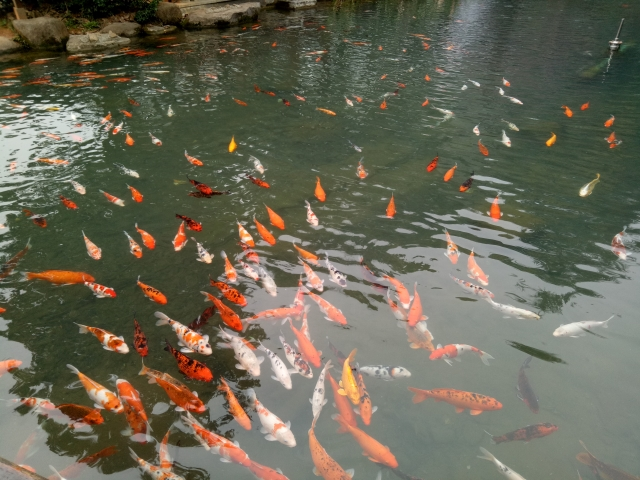
#> input picture 资源/实例代码/3.4-1  简单傅里叶变换/stardust/fish.jpg, 640 x 480 px, given in place of the camera
$ python stardust.py
#> lines starting #> are read from the running program, lines starting #| are printed output that depends on the picture; after the words box and inside, x2 and y2 are one past the last pixel; in counts of white or black regions, pixels touching at a corner belong together
#file      stardust.py
#author    OpenCV, https://docs.opencv.org/4.5.0/d7/d00/tutorial_meanshift.html
#version
#date      2020_08_04
#github    https://github.com/stardust-scitech/OpenCM
#copyright
#license

#导入cv2模块，定义别名为cv
import cv2 as cv
#导入数学运算库，定义别名为np
import numpy as np

#开启摄像头
cap = cv.VideoCapture(0)
#单帧捕捉
ret, frame = cap.read()
#> frame is the input picture: shape (480, 640, 3); mean B, G, R 85.6, 102.5, 104.6
#初始化跟踪框
track_window = (frame.shape[0], frame.shape[0], frame.shape[0], frame.shape[0])
#> track_window = (480, 480, 480, 480)
#BGR转HSV
hsv_roi =  cv.cvtColor(frame, cv.COLOR_BGR2HSV)
#> hsv_roi: shape (480, 640, 3); mean H, S, V 40.7, 63.8, 110.7
#设置亮度阈值
mask = cv.inRange(hsv_roi, np.array((0., 60.,32.)), np.array((180.,255.,255.)))
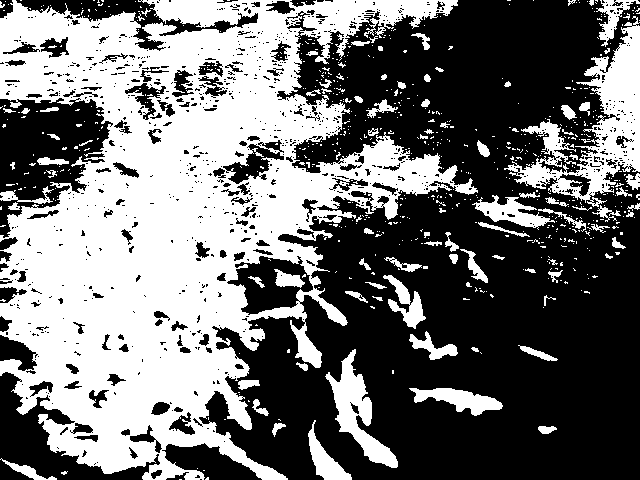
#> mask: shape (480, 640); 44.4% white; 684 white regions (595 under 20 px), largest, box (x1, y1, x2, y2) and area: (0, 0, 478, 480) 112123, (504, 16, 640, 207) 8082, (325, 349, 398, 468) 2754
#获取图像直方图
roi_hist = cv.calcHist([hsv_roi],[0],mask,[180],[0,180])
#> roi_hist = 180 values, max 7870 at index 43, min 0 at index 75, mean 757.7
#归一化处理
cv.normalize(roi_hist,roi_hist,0,255,cv.NORM_MINMAX)
#设置迭代次数为5，最多十次迭代
term_crit = (cv.TERM_CRITERIA_EPS | cv.TERM_CRITERIA_COUNT, 5, 1)

while(1):
    #单帧捕捉
    ret ,frame = cap.read()
    #判断是否存在图像
    if ret == True:
        #BGR转HSV
        hsv = cv.cvtColor(frame, cv.COLOR_BGR2HSV)
        #特征提取
        dst = cv.calcBackProject([hsv],[0],roi_hist,[0,180],1)
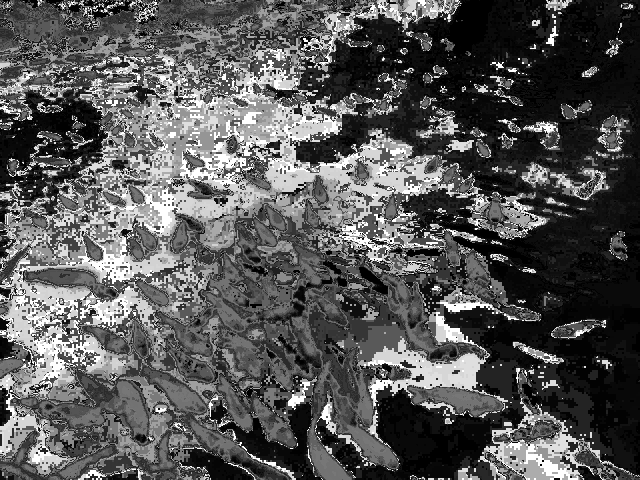
#> dst: shape (480, 640); min 0, max 255, mean 86.8
        #进行目标追踪
        ret, track_window = cv.CamShift(dst, track_window, term_crit)
#> ret = ((321.5, 240.5), (23.54, 24.35), 164.6); track_window = (309, 228, 25, 25)
        #查找旋转矩形的四个顶点
        pts = cv.boxPoints(ret)
#> pts = [[329.6, 225.6], [336.1, 249.1], [313.4, 255.4], [306.9, 231.9]]
        #类型转换
        pts = np.int0(pts)
#> pts = [[329, 225], [336, 249], [313, 255], [306, 231]]
        #绘制矩形框
        img = cv.polylines(frame,[pts],True, 255,2)
        #显示合成图像
        cv.imshow("Cap image",img)
    #等待按下“Esc”键退出
    if cv.waitKey(1) == 27:
#> (key Esc is pressed here)
        break
